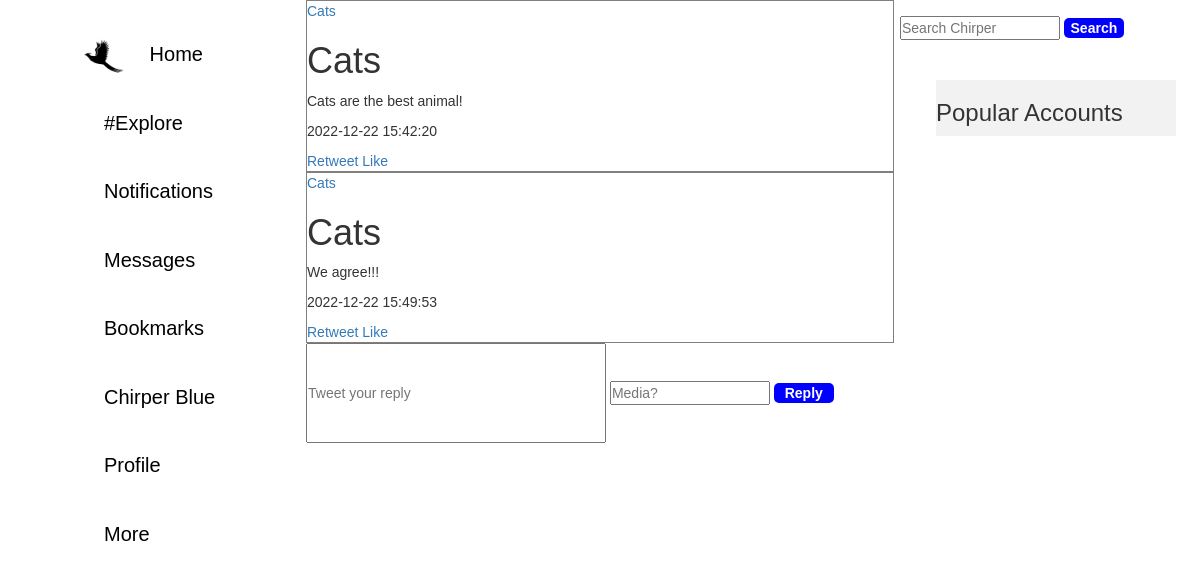
The page /reply/31 (signed in) on the database its author committed.
### tables this page shows
CREATE TABLE chirps (chirp_id INTEGER PRIMARY KEY AUTOINCREMENT NOT NULL, username TEXT NOT NULL, text_content TEXT, media_content TEXT, date_num NUMERIC NOT NULL, date_date TEXT NOT NULL);

CREATE TABLE replies (chirp_id INTEGER NOT NULL, username TEXT NOT NULL, text_content TEXT NOT NULL, media_content TEXT NOT NULL, date_num NUMERIC NOT NULL, date_date TEXT NOT NULL);

### app.py (the view, shortened to what this page needs)
@app.route("/reply/<int:chirp_id>", methods=["GET", "POST"])
def reply(chirp_id):
    username = session["username"]
    conn = sqlite3.connect("Chirper.db")
    c = conn.cursor()
    c.execute("SELECT * FROM chirps WHERE chirp_id = ?", (chirp_id,))
    chirp = c.fetchall()[0]
    c.execute("SELECT * from replies WHERE chirp_id = ? ORDER BY date_num ASC", (chirp_id,))
    replies = c.fetchall()
    return render_template("reply.html", chirp=chirp, replies=replies)

### templates/reply.html (shortened to what this page needs)
{% extends "base.html" %}
{% block body %}
    <main>
    <div class="chirp-div">
        <a href="{{ url_for('account', to_follow=chirp[1]) }}">{{ chirp[1] }}</a>
        <h1>{{ chirp[1] }}</h1>
        <p>{{ chirp[2] }}<p>
        <p>{{ chirp[5] }}</p>
        <a>Retweet</a>
        <a>Like</a>
    </div>
    {% for reply in replies %}
        <div class="chirp-div">
            <a href="{{ url_for('account', to_follow=reply[1]) }}">{{ reply[1] }}</a>
            <h1>{{ reply[1] }}</h1>
            <p>{{ reply[2] }}<p>
            <p>{{ reply[5] }}</p>
            <a>Retweet</a>
            <a>Like</a>
        </div>
    {% endfor %}
    <form action="/reply/{{chirp[0]}}" method="post">
        <input class="chirp-text-input" placeholder="Tweet your reply"  name="reply" type="text">
        <input placeholder="Media?"  name="media" type="text">
        <input class="chirp-btn" type="submit" value="Reply">
    </form>
    </main>
{% endblock %}}

### static/styles.css (style rules this page uses)
* { margin: 0; padding: 0; font-family: Helvetica, sans-serif; }
main { position: relative; left: 15%; bottom: 30%; max-width: 70%; }
.chirp-div { border: 1px solid gray; }
.chirp-btn { background-color: blue; color: white; width: 60px; height: 20px; border: none; border-radius: 5px; font-weight: bold; }
.chirp-text-input { height: 100px; height: 100px; width: 300px; }

### rows shown on the page
chirps: username "Cats", text_content "Cats are the best animal!", date_date "2022-12-22 15:42:20"
replies: username "Cats", text_content "We agree!!!", date_date "2022-12-22 15:49:53"
